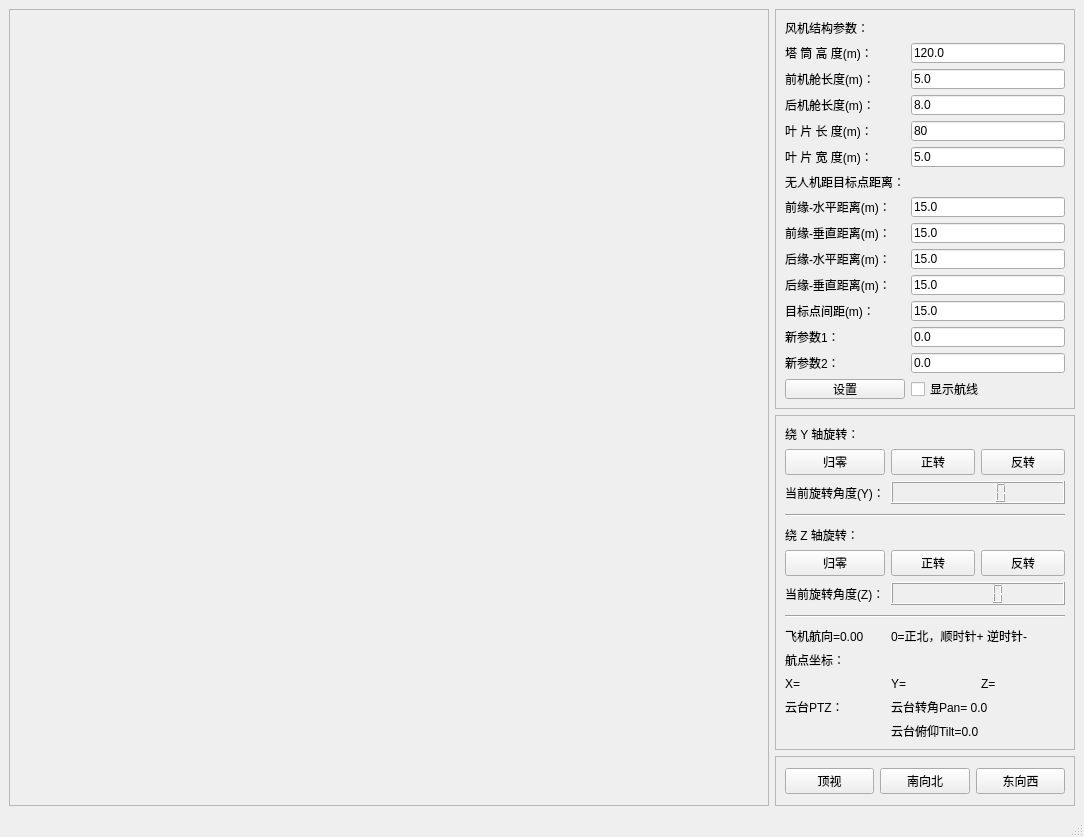
<?xml version="1.0" encoding="UTF-8"?>
<ui version="4.0">
 <class>MainWindow</class>
 <widget class="QMainWindow" name="MainWindow">
  <property name="geometry">
   <rect>
    <x>0</x>
    <y>0</y>
    <width>1084</width>
    <height>837</height>
   </rect>
  </property>
  <property name="windowTitle">
   <string>MainWindow</string>
  </property>
  <widget class="QWidget" name="centralwidget">
   <layout class="QGridLayout" name="gridLayout">
    <item row="0" column="1">
     <widget class="QFrame" name="RightFrame1">
      <property name="sizePolicy">
       <sizepolicy hsizetype="Fixed" vsizetype="Fixed">
        <horstretch>0</horstretch>
        <verstretch>50</verstretch>
       </sizepolicy>
      </property>
      <property name="minimumSize">
       <size>
        <width>300</width>
        <height>0</height>
       </size>
      </property>
      <property name="maximumSize">
       <size>
        <width>16777215</width>
        <height>400</height>
       </size>
      </property>
      <property name="frameShape">
       <enum>QFrame::StyledPanel</enum>
      </property>
      <property name="frameShadow">
       <enum>QFrame::Raised</enum>
      </property>
      <layout class="QGridLayout" name="gridLayout_2">
       <item row="11" column="1">
        <widget class="QLineEdit" name="lE_TrailingEdge_Offset_Z">
         <property name="text">
          <string>15.0</string>
         </property>
        </widget>
       </item>

       <item row="13" column="0">
        <widget class="QLabel" name="label_new_param1">
         <property name="text">
          <string>新参数1：</string>
         </property>
        </widget>
       </item>
       <item row="13" column="1">
        <widget class="QLineEdit" name="lE_new_param1">
         <property name="text">
          <string>0.0</string>
         </property>
        </widget>
       </item>
       <item row="14" column="0">
        <widget class="QLabel" name="label_new_param2">
         <property name="text">
          <string>新参数2：</string>
         </property>
        </widget>
       </item>
       <item row="14" column="1">
        <widget class="QLineEdit" name="lE_new_param2">
         <property name="text">
          <string>0.0</string>
         </property>
        </widget>
       </item>

       <item row="16" column="0">
        <widget class="QPushButton" name="btnSetBaseParameters">
         <property name="text">
          <string>设置</string>
         </property>
        </widget>
       </item>
       <item row="9" column="0">
        <widget class="QLabel" name="label_16">
         <property name="sizePolicy">
          <sizepolicy hsizetype="Preferred" vsizetype="Fixed">
           <horstretch>0</horstretch>
           <verstretch>0</verstretch>
          </sizepolicy>
         </property>
         <property name="text">
          <string>前缘-垂直距离(m)：</string>
         </property>
        </widget>
       </item>
       <item row="2" column="0">
        <widget class="QLabel" name="label_2">
         <property name="sizePolicy">
          <sizepolicy hsizetype="Fixed" vsizetype="Preferred">
           <horstretch>0</horstretch>
           <verstretch>0</verstretch>
          </sizepolicy>
         </property>
         <property name="maximumSize">
          <size>
           <width>90</width>
           <height>16777215</height>
          </size>
         </property>
         <property name="text">
          <string>塔 筒 高 度(m)：</string>
         </property>
        </widget>
       </item>
       <item row="4" column="0">
        <widget class="QLabel" name="label_4">
         <property name="sizePolicy">
          <sizepolicy hsizetype="Fixed" vsizetype="Preferred">
           <horstretch>0</horstretch>
           <verstretch>0</verstretch>
          </sizepolicy>
         </property>
         <property name="maximumSize">
          <size>
           <width>90</width>
           <height>16777215</height>
          </size>
         </property>
         <property name="text">
          <string>后机舱长度(m)：</string>
         </property>
        </widget>
       </item>
       <item row="8" column="0">
        <widget class="QLabel" name="label_14">
         <property name="sizePolicy">
          <sizepolicy hsizetype="Preferred" vsizetype="Fixed">
           <horstretch>0</horstretch>
           <verstretch>0</verstretch>
          </sizepolicy>
         </property>
         <property name="text">
          <string>前缘-水平距离(m)：</string>
         </property>
        </widget>
       </item>
       <item row="6" column="0">
        <widget class="QLabel" name="label_6">
         <property name="sizePolicy">
          <sizepolicy hsizetype="Fixed" vsizetype="Preferred">
           <horstretch>0</horstretch>
           <verstretch>0</verstretch>
          </sizepolicy>
         </property>
         <property name="maximumSize">
          <size>
           <width>90</width>
           <height>16777215</height>
          </size>
         </property>
         <property name="text">
          <string>叶 片 宽 度(m)：</string>
         </property>
        </widget>
       </item>
       <item row="10" column="0">
        <widget class="QLabel" name="label_15">
         <property name="sizePolicy">
          <sizepolicy hsizetype="Preferred" vsizetype="Fixed">
           <horstretch>0</horstretch>
           <verstretch>0</verstretch>
          </sizepolicy>
         </property>
         <property name="text">
          <string>后缘-水平距离(m)：</string>
         </property>
        </widget>
       </item>
       <item row="3" column="1">
        <widget class="QLineEdit" name="L_cabin_frontlE">
         <property name="text">
          <string>5.0</string>
         </property>
        </widget>
       </item>
       <item row="9" column="1">
        <widget class="QLineEdit" name="lE_LeadingEdge_Offset_Z">
         <property name="text">
          <string>15.0</string>
         </property>
        </widget>
       </item>
       <item row="2" column="1">
        <widget class="QLineEdit" name="H_towerLE">
         <property name="text">
          <string>120.0</string>
         </property>
        </widget>
       </item>
       <item row="10" column="1">
        <widget class="QLineEdit" name="lE_TrailingEdge_Offset_Y">
         <property name="text">
          <string>15.0</string>
         </property>
        </widget>
       </item>
       <item row="6" column="1">
        <widget class="QLineEdit" name="W_bladelE">
         <property name="text">
          <string>5.0</string>
         </property>
        </widget>
       </item>
       <item row="8" column="1">
        <widget class="QLineEdit" name="lE_LeadingEdge_Offset_Y">
         <property name="text">
          <string>15.0</string>
         </property>
        </widget>
       </item>
       <item row="7" column="0">
        <widget class="QLabel" name="label_13">
         <property name="sizePolicy">
          <sizepolicy hsizetype="Preferred" vsizetype="Fixed">
           <horstretch>0</horstretch>
           <verstretch>0</verstretch>
          </sizepolicy>
         </property>
         <property name="text">
          <string>无人机距目标点距离：</string>
         </property>
        </widget>
       </item>
       <item row="5" column="1">
        <widget class="QLineEdit" name="L_bladelE">
         <property name="text">
          <string>80</string>
         </property>
        </widget>
       </item>
       <item row="11" column="0">
        <widget class="QLabel" name="label_17">
         <property name="sizePolicy">
          <sizepolicy hsizetype="Preferred" vsizetype="Fixed">
           <horstretch>0</horstretch>
           <verstretch>0</verstretch>
          </sizepolicy>
         </property>
         <property name="text">
          <string>后缘-垂直距离(m)：</string>
         </property>
        </widget>
       </item>
       <item row="3" column="0">
        <widget class="QLabel" name="label_3">
         <property name="sizePolicy">
          <sizepolicy hsizetype="Fixed" vsizetype="Preferred">
           <horstretch>0</horstretch>
           <verstretch>0</verstretch>
          </sizepolicy>
         </property>
         <property name="maximumSize">
          <size>
           <width>90</width>
           <height>16777215</height>
          </size>
         </property>
         <property name="text">
          <string>前机舱长度(m)：</string>
         </property>
        </widget>
       </item>
       <item row="4" column="1">
        <widget class="QLineEdit" name="L_cabin_taillE">
         <property name="text">
          <string>8.0</string>
         </property>
        </widget>
       </item>
       <item row="5" column="0">
        <widget class="QLabel" name="label_5">
         <property name="sizePolicy">
          <sizepolicy hsizetype="Fixed" vsizetype="Preferred">
           <horstretch>0</horstretch>
           <verstretch>0</verstretch>
          </sizepolicy>
         </property>
         <property name="maximumSize">
          <size>
           <width>90</width>
           <height>99</height>
          </size>
         </property>
         <property name="text">
          <string>叶 片 长 度(m)：</string>
         </property>
        </widget>
       </item>
       <item row="0" column="0">
        <widget class="QLabel" name="label">
         <property name="sizePolicy">
          <sizepolicy hsizetype="Preferred" vsizetype="Fixed">
           <horstretch>0</horstretch>
           <verstretch>0</verstretch>
          </sizepolicy>
         </property>
         <property name="styleSheet">
          <string notr="true">font: 75 11pt &quot;微软雅黑&quot;;</string>
         </property>
         <property name="text">
          <string>风机结构参数：</string>
         </property>
        </widget>
       </item>
       <item row="12" column="0">
        <widget class="QLabel" name="label_18">
         <property name="text">
          <string>目标点间距(m)：</string>
         </property>
        </widget>
       </item>
       <item row="12" column="1">
        <widget class="QLineEdit" name="lE_TargetPoint_StepLength">
         <property name="text">
          <string>15.0</string>
         </property>
        </widget>
       </item>
       <item row="16" column="1">
        <widget class="QCheckBox" name="cBx_ShowFlyPoints">
         <property name="text">
          <string>显示航线</string>
         </property>
        </widget>
       </item>
      </layout>
     </widget>
    </item>
    <item row="2" column="1">
     <widget class="QFrame" name="RightFrame3">
      <property name="sizePolicy">
       <sizepolicy hsizetype="Preferred" vsizetype="Fixed">
        <horstretch>0</horstretch>
        <verstretch>0</verstretch>
       </sizepolicy>
      </property>
      <property name="minimumSize">
       <size>
        <width>0</width>
        <height>50</height>
       </size>
      </property>
      <property name="frameShape">
       <enum>QFrame::StyledPanel</enum>
      </property>
      <property name="frameShadow">
       <enum>QFrame::Raised</enum>
      </property>
      <layout class="QHBoxLayout" name="horizontalLayout">
       <item>
        <widget class="QPushButton" name="btnViewUpToDown">
         <property name="text">
          <string>顶视</string>
         </property>
        </widget>
       </item>
       <item>
        <widget class="QPushButton" name="btnSouthToNorth">
         <property name="text">
          <string>南向北</string>
         </property>
        </widget>
       </item>
       <item>
        <widget class="QPushButton" name="btnEastToWest">
         <property name="text">
          <string>东向西</string>
         </property>
        </widget>
       </item>
      </layout>
     </widget>
    </item>
    <item row="1" column="1">
     <widget class="QFrame" name="RightFrame2">
      <property name="sizePolicy">
       <sizepolicy hsizetype="Fixed" vsizetype="Preferred">
        <horstretch>0</horstretch>
        <verstretch>0</verstretch>
       </sizepolicy>
      </property>
      <property name="minimumSize">
       <size>
        <width>300</width>
        <height>0</height>
       </size>
      </property>
      <property name="maximumSize">
       <size>
        <width>300</width>
        <height>16777215</height>
       </size>
      </property>
      <property name="frameShape">
       <enum>QFrame::StyledPanel</enum>
      </property>
      <property name="frameShadow">
       <enum>QFrame::Raised</enum>
      </property>
      <layout class="QGridLayout" name="gridLayout_3">
       <item row="10" column="1" colspan="2">
        <widget class="QLCDNumber" name="Z_Anglelcd">
         <property name="maximumSize">
          <size>
           <width>16777215</width>
           <height>40</height>
          </size>
         </property>
        </widget>
       </item>
       <item row="20" column="1" colspan="2">
        <widget class="QLabel" name="label_Tilt">
         <property name="text">
          <string>云台俯仰Tilt=0.0</string>
         </property>
        </widget>
       </item>
       <item row="9" column="0">
        <widget class="QPushButton" name="btnZZero">
         <property name="maximumSize">
          <size>
           <width>16777215</width>
           <height>30</height>
          </size>
         </property>
         <property name="text">
          <string>归零</string>
         </property>
        </widget>
       </item>
       <item row="16" column="1">
        <widget class="QLabel" name="label_Y">
         <property name="text">
          <string>Y=</string>
         </property>
        </widget>
       </item>
       <item row="16" column="2">
        <widget class="QLabel" name="label_Z">
         <property name="text">
          <string>Z=</string>
         </property>
        </widget>
       </item>
       <item row="5" column="1">
        <widget class="QPushButton" name="btnYAdd">
         <property name="text">
          <string>正转</string>
         </property>
        </widget>
       </item>
       <item row="10" column="0">
        <widget class="QLabel" name="label_10">
         <property name="maximumSize">
          <size>
           <width>100</width>
           <height>16777215</height>
          </size>
         </property>
         <property name="text">
          <string>当前旋转角度(Z)：</string>
         </property>
        </widget>
       </item>
       <item row="5" column="2">
        <widget class="QPushButton" name="btnYSub">
         <property name="text">
          <string>反转</string>
         </property>
        </widget>
       </item>
       <item row="19" column="1" colspan="2">
        <widget class="QLabel" name="label_Pan">
         <property name="sizePolicy">
          <sizepolicy hsizetype="Preferred" vsizetype="Preferred">
           <horstretch>0</horstretch>
           <verstretch>0</verstretch>
          </sizepolicy>
         </property>
         <property name="maximumSize">
          <size>
           <width>16777215</width>
           <height>16777215</height>
          </size>
         </property>
         <property name="text">
          <string>云台转角Pan= 0.0</string>
         </property>
        </widget>
       </item>
       <item row="19" column="0">
        <widget class="QLabel" name="label_12">
         <property name="text">
          <string>云台PTZ：</string>
         </property>
        </widget>
       </item>
       <item row="8" column="0" colspan="2">
        <widget class="QLabel" name="label_8">
         <property name="maximumSize">
          <size>
           <width>16777215</width>
           <height>30</height>
          </size>
         </property>
         <property name="text">
          <string>绕 Z 轴旋转：</string>
         </property>
        </widget>
       </item>
       <item row="6" column="1" colspan="2">
        <widget class="QLCDNumber" name="Y_Anglelcd">
         <property name="maximumSize">
          <size>
           <width>16777215</width>
           <height>40</height>
          </size>
         </property>
         <property name="smallDecimalPoint">
          <bool>true</bool>
         </property>
         <property name="digitCount">
          <number>5</number>
         </property>
         <property name="mode">
          <enum>QLCDNumber::Dec</enum>
         </property>
         <property name="value" stdset="0">
          <double>0.000000000000000</double>
         </property>
         <property name="intValue" stdset="0">
          <number>0</number>
         </property>
        </widget>
       </item>
       <item row="9" column="2">
        <widget class="QPushButton" name="btnZSub">
         <property name="text">
          <string>反转</string>
         </property>
        </widget>
       </item>
       <item row="6" column="0">
        <widget class="QLabel" name="label_9">
         <property name="maximumSize">
          <size>
           <width>16777215</width>
           <height>30</height>
          </size>
         </property>
         <property name="text">
          <string>当前旋转角度(Y)：</string>
         </property>
        </widget>
       </item>
       <item row="5" column="0">
        <widget class="QPushButton" name="btnYZero">
         <property name="maximumSize">
          <size>
           <width>16777215</width>
           <height>30</height>
          </size>
         </property>
         <property name="text">
          <string>归零</string>
         </property>
        </widget>
       </item>
       <item row="14" column="0">
        <widget class="QLabel" name="label_11">
         <property name="text">
          <string>航点坐标：</string>
         </property>
        </widget>
       </item>
       <item row="9" column="1">
        <widget class="QPushButton" name="btnZAdd">
         <property name="text">
          <string>正转</string>
         </property>
        </widget>
       </item>
       <item row="7" column="0" colspan="3">
        <widget class="Line" name="line">
         <property name="sizePolicy">
          <sizepolicy hsizetype="Preferred" vsizetype="Fixed">
           <horstretch>0</horstretch>
           <verstretch>0</verstretch>
          </sizepolicy>
         </property>
         <property name="maximumSize">
          <size>
           <width>16777215</width>
           <height>10</height>
          </size>
         </property>
         <property name="orientation">
          <enum>Qt::Horizontal</enum>
         </property>
        </widget>
       </item>
       <item row="12" column="0" colspan="3">
        <widget class="Line" name="line_2">
         <property name="maximumSize">
          <size>
           <width>16777215</width>
           <height>10</height>
          </size>
         </property>
         <property name="orientation">
          <enum>Qt::Horizontal</enum>
         </property>
        </widget>
       </item>
       <item row="4" column="0" colspan="2">
        <widget class="QLabel" name="label_7">
         <property name="maximumSize">
          <size>
           <width>16777215</width>
           <height>20</height>
          </size>
         </property>
         <property name="text">
          <string>绕 Y 轴旋转：</string>
         </property>
        </widget>
       </item>
       <item row="16" column="0">
        <widget class="QLabel" name="label_X">
         <property name="text">
          <string>X=</string>
         </property>
        </widget>
       </item>
       <item row="13" column="0">
        <widget class="QLabel" name="lE_UAV_Flight_Heading_Direction">
         <property name="text">
          <string>飞机航向=0.00</string>
         </property>
        </widget>
       </item>
       <item row="13" column="1" colspan="2">
        <widget class="QLabel" name="label_19">
         <property name="text">
          <string>0=正北，顺时针+ 逆时针-</string>
         </property>
        </widget>
       </item>
      </layout>
     </widget>
    </item>
    <item row="0" column="0" rowspan="3">
     <widget class="QFrame" name="CentralFrame">
      <property name="frameShape">
       <enum>QFrame::StyledPanel</enum>
      </property>
      <property name="frameShadow">
       <enum>QFrame::Raised</enum>
      </property>
      <layout class="QHBoxLayout" name="LayoutCentralFrame"/>
     </widget>
    </item>
   </layout>
  </widget>
  <widget class="QMenuBar" name="menubar">
   <property name="geometry">
    <rect>
     <x>0</x>
     <y>0</y>
     <width>1084</width>
     <height>22</height>
    </rect>
   </property>
  </widget>
  <widget class="QStatusBar" name="statusbar"/>
 </widget>
 <resources/>
 <connections/>
</ui>
